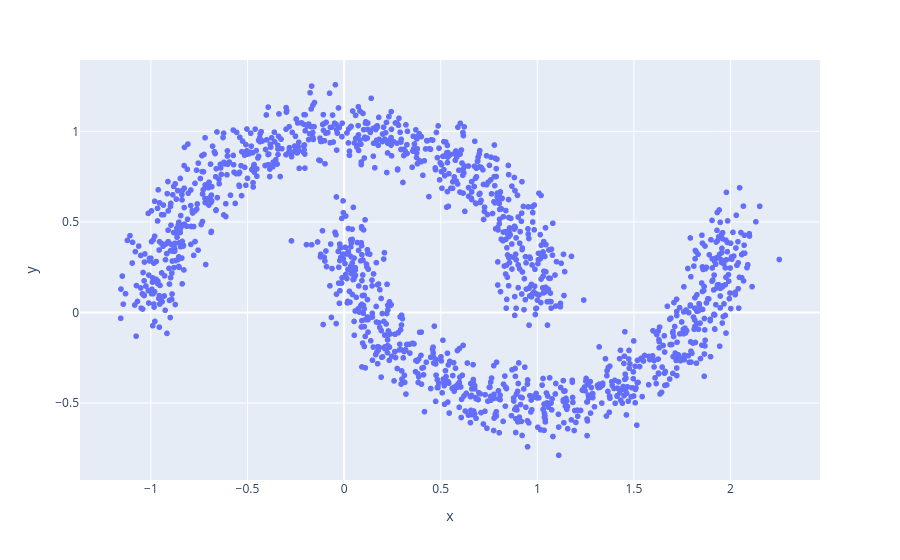

Notebook source saved alongside this figure:
### Code cell
grafico1 = px.scatter(x=x_random[:,0],y=x_random[:,1])
grafico1.show()

### Figure 1 — Plotly figure (JSON) as saved in the notebook; plotly's stock layout.template omitted (floating-point values rounded to 4 significant figures; data arrays with more than 128 entries replaced by an {"elided": "..."} marker saying what was removed)
{"data": [{"hovertemplate": "x=%{x}<br>y=%{y}<extra></extra>", "legendgroup": "", "marker": {"color": "#636efa", "symbol": "circle"}, "mode": "markers", "name": "", "showlegend": false, "type": "scattergl", "x": {"elided": "1500 float values"}, "xaxis": "x", "y": {"elided": "1500 float values"}, "yaxis": "y"}], "layout": {"legend": {"tracegroupgap": 0}, "margin": {"t": 60}, "xaxis": {"anchor": "y", "domain": [0, 1], "title": {"text": "x"}}, "yaxis": {"anchor": "x", "domain": [0, 1], "title": {"text": "y"}}}}
